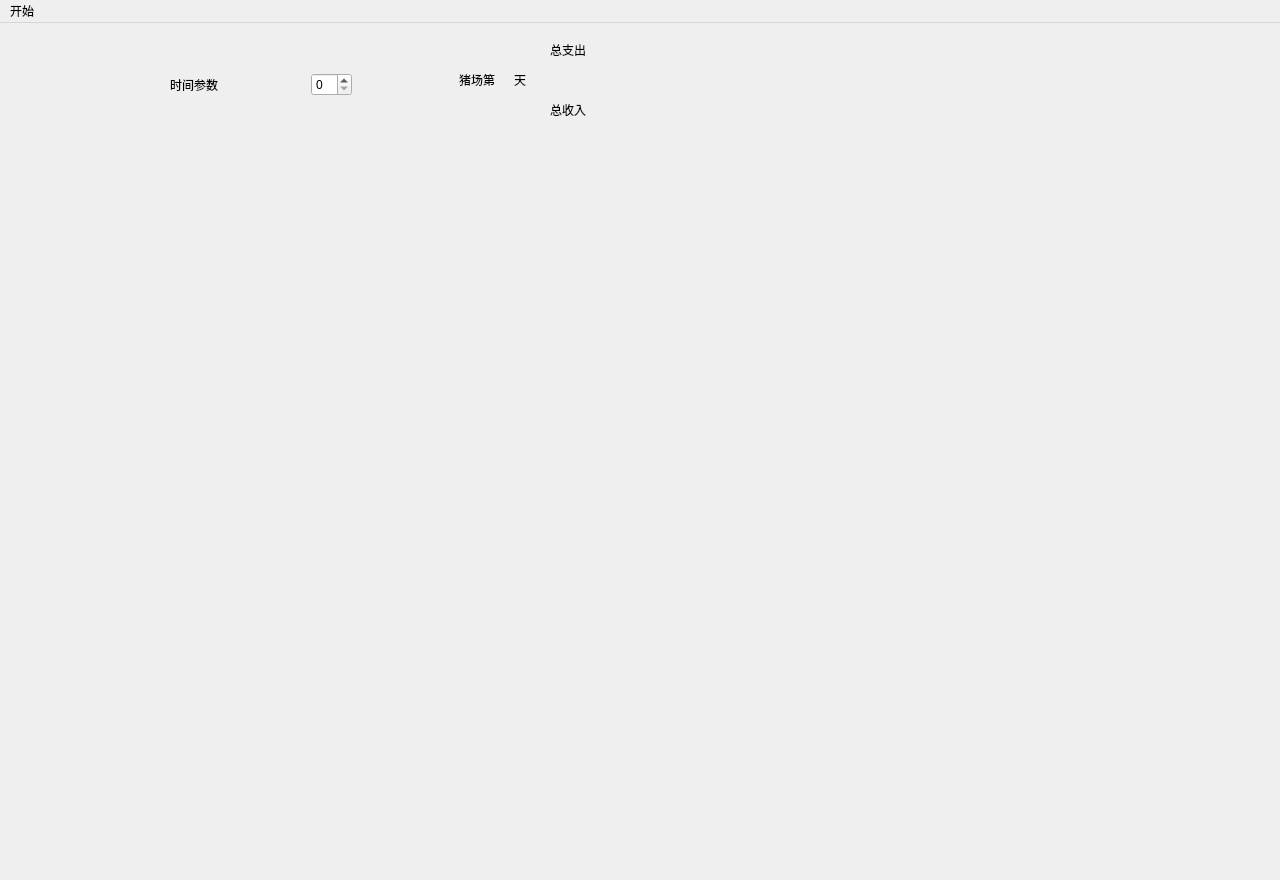
<?xml version="1.0" encoding="UTF-8"?>
<ui version="4.0">
 <class>Pigfarm</class>
 <widget class="QMainWindow" name="Pigfarm">
  <property name="geometry">
   <rect>
    <x>0</x>
    <y>0</y>
    <width>1280</width>
    <height>880</height>
   </rect>
  </property>
  <property name="windowTitle">
   <string>MainWindow</string>
  </property>
  <widget class="QWidget" name="centralwidget">
   <widget class="QWidget" name="widget_4" native="true">
    <property name="geometry">
     <rect>
      <x>450</x>
      <y>0</y>
      <width>381</width>
      <height>113</height>
     </rect>
    </property>
    <layout class="QGridLayout" name="gridLayout_2">
     <item row="0" column="0" rowspan="2">
      <widget class="QWidget" name="widget" native="true">
       <layout class="QHBoxLayout" name="horizontalLayout">
        <item>
         <widget class="QLabel" name="label">
          <property name="frameShadow">
           <enum>QFrame::Sunken</enum>
          </property>
          <property name="text">
           <string>猪场第</string>
          </property>
         </widget>
        </item>
        <item>
         <widget class="QLabel" name="label_3">
          <property name="text">
           <string/>
          </property>
         </widget>
        </item>
        <item>
         <widget class="QLabel" name="label_2">
          <property name="frameShadow">
           <enum>QFrame::Sunken</enum>
          </property>
          <property name="text">
           <string>天</string>
          </property>
         </widget>
        </item>
       </layout>
      </widget>
     </item>
     <item row="0" column="1">
      <widget class="QWidget" name="widget_2" native="true">
       <layout class="QGridLayout" name="gridLayout">
        <item row="0" column="2">
         <widget class="QLabel" name="label_5">
          <property name="minimumSize">
           <size>
            <width>80</width>
            <height>0</height>
           </size>
          </property>
          <property name="text">
           <string/>
          </property>
         </widget>
        </item>
        <item row="0" column="0">
         <widget class="QLabel" name="label_4">
          <property name="text">
           <string>总支出</string>
          </property>
         </widget>
        </item>
        <item row="0" column="1">
         <spacer name="horizontalSpacer_3">
          <property name="orientation">
           <enum>Qt::Horizontal</enum>
          </property>
          <property name="sizeHint" stdset="0">
           <size>
            <width>40</width>
            <height>20</height>
           </size>
          </property>
         </spacer>
        </item>
       </layout>
      </widget>
     </item>
     <item row="1" column="1">
      <widget class="QWidget" name="widget_3" native="true">
       <layout class="QHBoxLayout" name="horizontalLayout_3">
        <item>
         <widget class="QLabel" name="label_7">
          <property name="text">
           <string>总收入</string>
          </property>
         </widget>
        </item>
        <item>
         <spacer name="horizontalSpacer_4">
          <property name="orientation">
           <enum>Qt::Horizontal</enum>
          </property>
          <property name="sizeHint" stdset="0">
           <size>
            <width>40</width>
            <height>20</height>
           </size>
          </property>
         </spacer>
        </item>
        <item>
         <widget class="QLabel" name="label_8">
          <property name="minimumSize">
           <size>
            <width>80</width>
            <height>0</height>
           </size>
          </property>
          <property name="text">
           <string/>
          </property>
         </widget>
        </item>
       </layout>
      </widget>
     </item>
    </layout>
   </widget>
   <widget class="QWidget" name="widget_5" native="true">
    <property name="geometry">
     <rect>
      <x>170</x>
      <y>40</y>
      <width>182</width>
      <height>43</height>
     </rect>
    </property>
    <layout class="QGridLayout" name="gridLayout_3">
     <item row="0" column="0">
      <widget class="QLabel" name="label_6">
       <property name="text">
        <string>时间参数</string>
       </property>
      </widget>
     </item>
     <item row="0" column="1">
      <spacer name="horizontalSpacer">
       <property name="orientation">
        <enum>Qt::Horizontal</enum>
       </property>
       <property name="sizeHint" stdset="0">
        <size>
         <width>40</width>
         <height>20</height>
        </size>
       </property>
      </spacer>
     </item>
     <item row="0" column="2">
      <widget class="QSpinBox" name="spinBox"/>
     </item>
    </layout>
   </widget>
  </widget>
  <widget class="QMenuBar" name="menubar">
   <property name="geometry">
    <rect>
     <x>0</x>
     <y>0</y>
     <width>1280</width>
     <height>26</height>
    </rect>
   </property>
   <widget class="QMenu" name="menustart">
    <property name="title">
     <string>开始</string>
    </property>
    <addaction name="actionquit"/>
    <addaction name="actionsave"/>
   </widget>
   <addaction name="menustart"/>
  </widget>
  <action name="actionquit">
   <property name="text">
    <string>退出</string>
   </property>
  </action>
  <action name="actionsave">
   <property name="text">
    <string>存档</string>
   </property>
  </action>
 </widget>
 <resources/>
 <connections/>
</ui>
